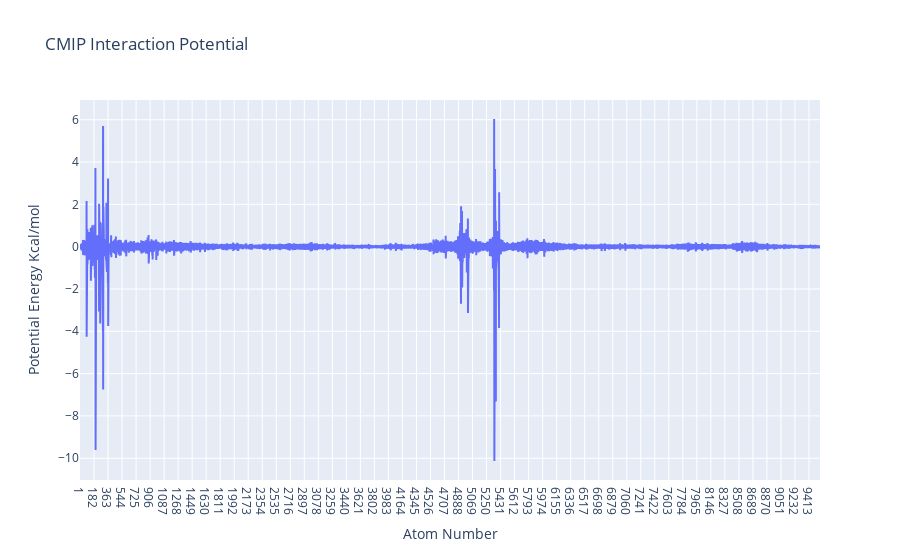

Notebook source saved alongside this figure:
### Markdown cell above
<a id="plotRBD_atoms"></a>
### Interaction energy by atom
Visualizing the **interaction potential energies** computed by **CMIP**. The plot shows **interactions energies** (in kcal/mol, Y axis) for **each of the atoms** of the **hACE2 protein** (X axis).

### Code cell
import plotly
import plotly.graph_objs as go
from biobb_cmip.utils.representation import get_energies_byat

atom_list, energy_dict = get_energies_byat(hACE2_byat_out, cutoff=55)

plotly.offline.init_notebook_mode(connected=True)

fig = {"data": [go.Scatter(x=atom_list, y=energy_dict['ES&VDW'])],
       "layout": go.Layout(title="CMIP Interaction Potential", 
                           xaxis=dict(title = "Atom Number"), 
                           yaxis=dict(title = "Potential Energy Kcal/mol"))}

plotly.offline.iplot(fig)

### Figure 1 — Plotly figure (JSON) as saved in the notebook; plotly's stock layout.template omitted (floating-point values rounded to 4 significant figures; data arrays with more than 128 entries replaced by an {"elided": "..."} marker saying what was removed)
{"data": [{"type": "scatter", "x": {"elided": "9555 str values"}, "y": {"elided": "9555 float values"}}], "layout": {"title": {"text": "CMIP Interaction Potential"}, "xaxis": {"title": {"text": "Atom Number"}}, "yaxis": {"title": {"text": "Potential Energy Kcal/mol"}}}}
